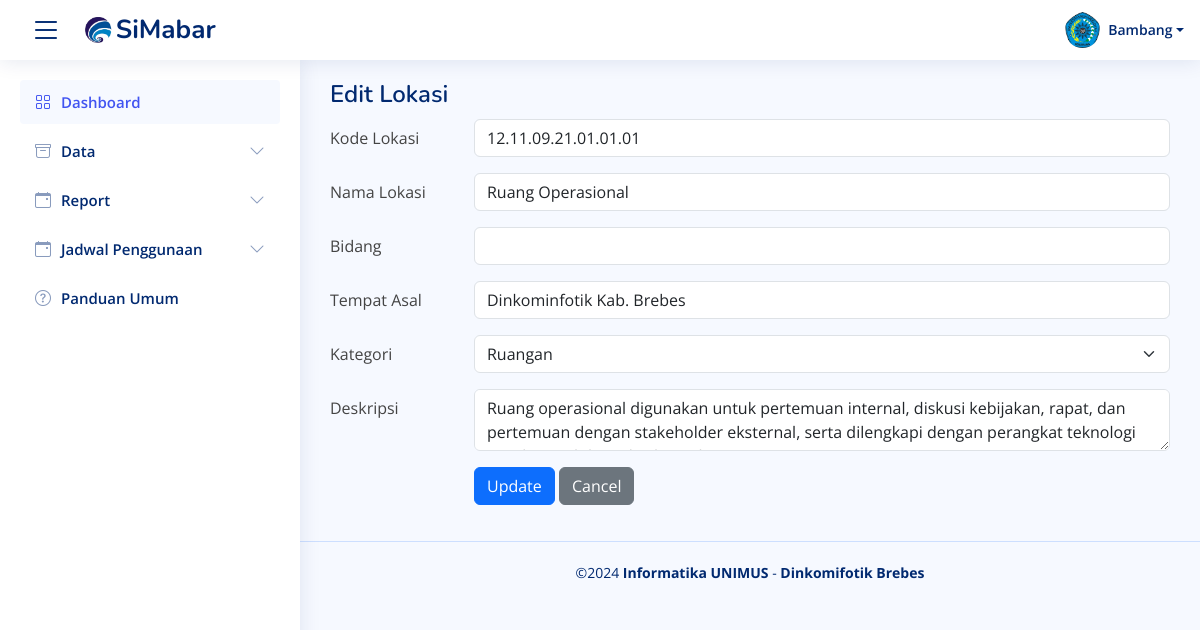
The app's page /frm_edit_lokasi.php?id_lokasi=12.11.09.21.01.01.01, older data.
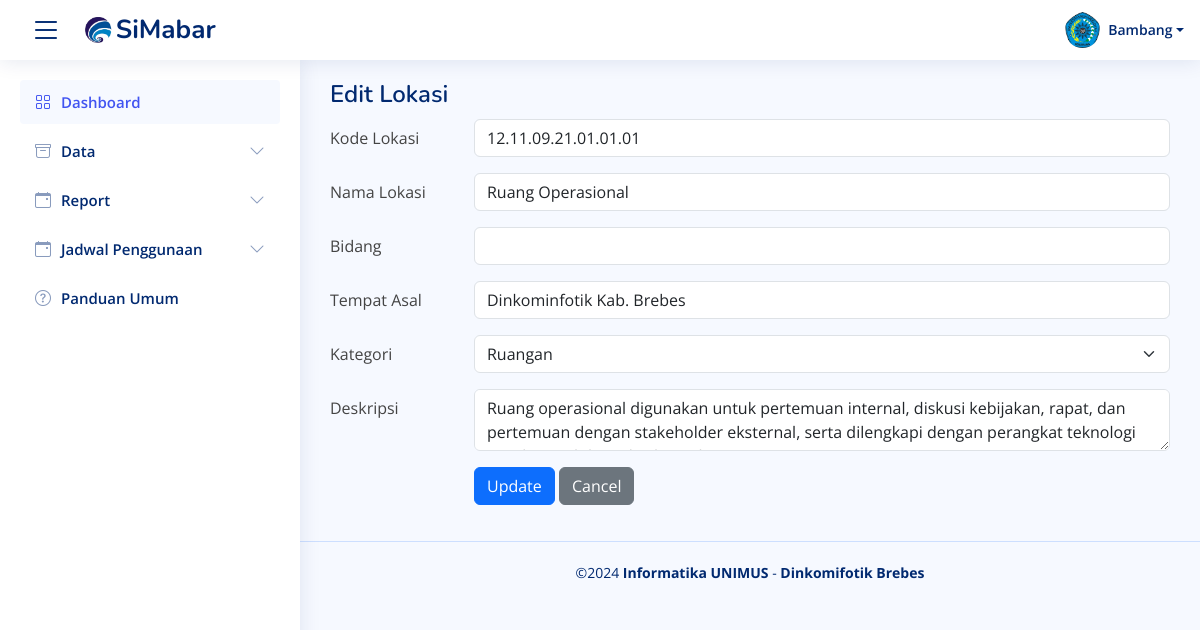
The same page, newer data.
### tables this page shows
CREATE TABLE `lokasi` (
  `id_lokasi` varchar(50) NOT NULL,
  `nama_lokasi` varchar(100) NOT NULL,
  `bid_lokasi` varchar(50) DEFAULT NULL,
  `tempat_lokasi` varchar(100) DEFAULT NULL,
  `kategori_lokasi` varchar(50) DEFAULT NULL,
  `desk_lokasi` text DEFAULT NULL
);

### frm_edit_lokasi.php (the view, shortened to what this page needs)
<?php
include('koneksi/koneksi.php');
$id_lokasi = $_GET['id_lokasi'];
$sql = "SELECT * FROM lokasi WHERE id_lokasi = '$id_lokasi'";
$result = mysqli_query($conn, $sql);
if (mysqli_num_rows($result) == 1) {
    $row = mysqli_fetch_assoc($result);
} else {
    header('Location: lokasi.php');
    exit;
}
?>
<?php include("component/header.php"); ?>
<main id="main" class="main">
    <div class="pagetitle">
        <h1>Edit Lokasi</h1>
    </div>
    <form id="editLocationForm" action="proses/lokasi/edit_lokasi.php" method="POST">
        <div class="row mb-3">
            <label for="id_lokasi" class="col-sm-2 col-form-label">Kode Lokasi</label>
            <div class="col-sm-10">
                <input type="text" name="id_lokasi" class="form-control" value="<?php echo htmlspecialchars($row['id_lokasi']); ?>" readonly>
            </div>
        </div>
        <div class="row mb-3">
            <label for="nama_lokasi" class="col-sm-2 col-form-label">Nama Lokasi</label>
            <div class="col-sm-10">
                <input type="text" name="nama_lokasi" class="form-control" value="<?php echo htmlspecialchars($row['nama_lokasi']); ?>" required>
            </div>
        </div>
        <div class="row mb-3">
            <label for="bid_lokasi" class="col-sm-2 col-form-label">Bidang</label>
            <div class="col-sm-10">
                <input type="text" name="bid_lokasi" class="form-control" value="<?php echo htmlspecialchars($row['bid_lokasi']); ?>" required>
            </div>
        </div>
        <div class="row mb-3">
            <label for="tempat_lokasi" class="col-sm-2 col-form-label">Tempat Asal</label>
            <div class="col-sm-10">
                <input type="text" name="tempat_lokasi" class="form-control" value="<?php echo htmlspecialchars($row['tempat_lokasi']); ?>" required>
            </div>
        </div>
        <div class="row mb-3">
            <label for="kategori_lokasi" class="col-sm-2 col-form-label">Kategori</label>
            <div class="col-sm-10">
                <select name="kategori_lokasi" class="form-select" aria-label="Default select example" required>
                    <option value="Ruangan" <?php echo ($row['kategori_lokasi'] == 'Ruangan') ? 'selected' : ''; ?>>Ruangan</option>
                </select>
            </div>
        </div>
        <div class="row mb-3">
            <label for="desk_lokasi" class="col-sm-2 col-form-label">Deskripsi</label>
            <div class="col-sm-10">
                <textarea name="desk_lokasi" class="form-control" required><?php echo htmlspecialchars($row['desk_lokasi']); ?></textarea>
            </div>
        </div>
        <div class="row mb-3">
            <div class="col-sm-10 offset-sm-2">
                <button type="submit" class="btn btn-primary" id="submitButton">Update</button>
                <a href="lokasi.php" class="btn btn-secondary">Cancel</a>
            </div>
        </div>
    </form>
</main>
<?php include("component/footer.php"); ?>

Row changes from the older to the newer data that the page shows:
changed lokasi "Ruang Operasional": kategori_lokasi "Ruangan" → (not shown)
Text that changed along with them:
form field kategori_lokasi: (not shown) → "Ruangan"
